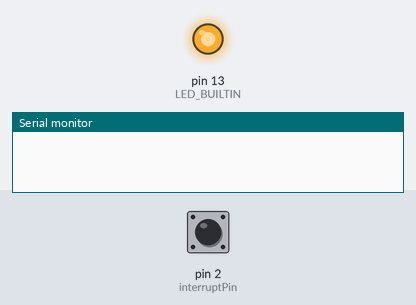
The sketch below on a simulated Arduino Uno, built with avr-gcc and run on an emulated ATmega328P. Parts: output pins drawn as LEDs (lit = HIGH), the last lines printed to the serial monitor. The test bench sets the inputs (shaded band); at power-on: pin 2 (interruptPin) LOW.

Above: at 1.2 s.
1.3 s: pin 2 (interruptPin) pulled HIGH for 0.15 s
At 4.4 s:
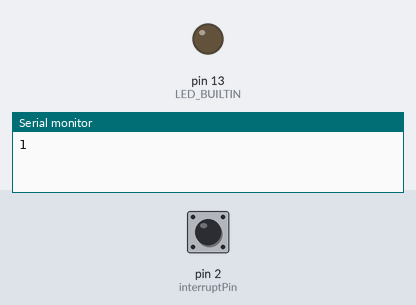
Timing chart, 0 to 10.4 s (numbered marks = the images above; inputs shaded):
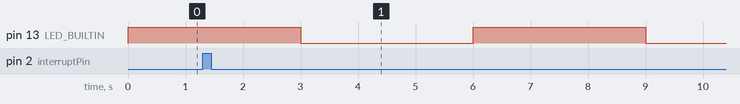

The sketch:

ExternalInterrupt.ino
```cpp
/******************************************************************
 Created with PROGRAMINO IDE for Arduino - 22.04.2020 22:57:31
 Project     :Using External Interrupt
 Libraries   :Built In Interrupt
 Author      :Waleed El-Badry
 Description :Using Interrupt to check if button is clicked
******************************************************************/

int interruptPin = 2;
unsigned long counter = 0;
void printing()
{
  counter ++;
  Serial.println(counter);
}

void setup()
{
   Serial.begin(9600);
   pinMode(LED_BUILTIN,OUTPUT);
   attachInterrupt(digitalPinToInterrupt(interruptPin), printing, RISING);
}

void loop()
{

    digitalWrite(LED_BUILTIN,HIGH);
    delay(3000);
    digitalWrite(LED_BUILTIN,LOW);
    delay(3000);
}
```
